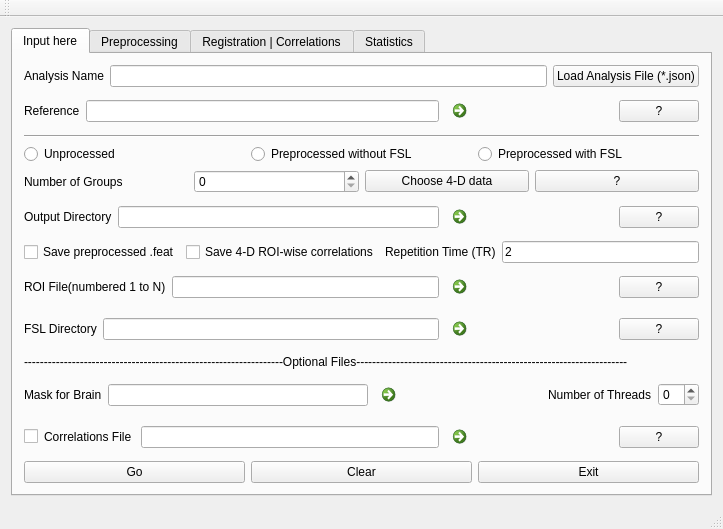
<?xml version="1.0" encoding="UTF-8"?>
<ui version="4.0">
 <class>MainWindow</class>
 <widget class="QMainWindow" name="MainWindow">
  <property name="geometry">
   <rect>
    <x>0</x>
    <y>0</y>
    <width>723</width>
    <height>529</height>
   </rect>
  </property>
  <property name="windowTitle">
   <string>MainWindow</string>
  </property>
  <widget class="QWidget" name="centralWidget">
   <layout class="QGridLayout" name="gridLayout">
    <item row="0" column="0">
     <widget class="QTabWidget" name="tabWidget">
      <property name="maximumSize">
       <size>
        <width>750</width>
        <height>16777215</height>
       </size>
      </property>
      <property name="currentIndex">
       <number>0</number>
      </property>
      <widget class="QWidget" name="tab">
       <attribute name="title">
        <string>Input here</string>
       </attribute>
       <layout class="QVBoxLayout" name="verticalLayout">
        <item>
         <layout class="QHBoxLayout" name="horizontalLayout_19">
          <item>
           <widget class="QLabel" name="label_7">
            <property name="text">
             <string>Analysis Name</string>
            </property>
           </widget>
          </item>
          <item>
           <widget class="QLineEdit" name="lineEdit_AnalysisName"/>
          </item>
          <item>
           <widget class="QPushButton" name="pushButton_ld_Analysis">
            <property name="text">
             <string>Load Analysis File (*.json)</string>
            </property>
           </widget>
          </item>
         </layout>
        </item>
        <item>
         <layout class="QHBoxLayout" name="horizontalLayout_8">
          <item>
           <widget class="QLabel" name="label_14">
            <property name="text">
             <string>Reference</string>
            </property>
           </widget>
          </item>
          <item>
           <widget class="QLineEdit" name="lineEdit_Reference"/>
          </item>
          <item>
           <widget class="QCommandLinkButton" name="commandLinkButton_Reference">
            <property name="maximumSize">
             <size>
              <width>168</width>
              <height>16777215</height>
             </size>
            </property>
            <property name="text">
             <string/>
            </property>
            <property name="iconSize">
             <size>
              <width>20</width>
              <height>20</height>
             </size>
            </property>
           </widget>
          </item>
          <item>
           <widget class="QPushButton" name="pushButton_7">
            <property name="text">
             <string>?</string>
            </property>
           </widget>
          </item>
         </layout>
        </item>
        <item>
         <widget class="Line" name="line">
          <property name="orientation">
           <enum>Qt::Horizontal</enum>
          </property>
         </widget>
        </item>
        <item>
         <layout class="QHBoxLayout" name="horizontalLayout_3">
          <item>
           <widget class="QRadioButton" name="radioButton_Unprocessed">
            <property name="text">
             <string>Unprocessed</string>
            </property>
           </widget>
          </item>
          <item>
           <widget class="QRadioButton" name="radioButton_PreprocwtFSL">
            <property name="text">
             <string>Preprocessed without FSL</string>
            </property>
           </widget>
          </item>
          <item>
           <widget class="QRadioButton" name="radioButton_PreprocwFSL">
            <property name="text">
             <string>Preprocessed with FSL</string>
            </property>
           </widget>
          </item>
         </layout>
        </item>
        <item>
         <layout class="QHBoxLayout" name="horizontalLayout_4">
          <item>
           <widget class="QLabel" name="label_10">
            <property name="text">
             <string>Number of Groups</string>
            </property>
           </widget>
          </item>
          <item>
           <widget class="QSpinBox" name="spinBox"/>
          </item>
          <item>
           <widget class="QPushButton" name="pushButton_chooseData">
            <property name="text">
             <string>Choose 4-D data</string>
            </property>
           </widget>
          </item>
          <item>
           <widget class="QPushButton" name="pushButton_15">
            <property name="text">
             <string>?</string>
            </property>
           </widget>
          </item>
         </layout>
        </item>
        <item>
         <layout class="QHBoxLayout" name="horizontalLayout_10">
          <item>
           <widget class="QLabel" name="label_12">
            <property name="text">
             <string>Output Directory</string>
            </property>
           </widget>
          </item>
          <item>
           <widget class="QLineEdit" name="lineEdit_OutDir"/>
          </item>
          <item>
           <widget class="QCommandLinkButton" name="commandLinkButton_OutDir">
            <property name="text">
             <string/>
            </property>
           </widget>
          </item>
          <item>
           <widget class="QPushButton" name="pushButton_16">
            <property name="text">
             <string>?</string>
            </property>
           </widget>
          </item>
         </layout>
        </item>
        <item>
         <layout class="QHBoxLayout" name="horizontalLayout_11">
          <item>
           <widget class="QCheckBox" name="checkBox_preprocFeat">
            <property name="text">
             <string>Save preprocessed .feat</string>
            </property>
           </widget>
          </item>
          <item>
           <widget class="QCheckBox" name="checkBox_ROICorrs">
            <property name="text">
             <string>Save 4-D ROI-wise correlations</string>
            </property>
           </widget>
          </item>
          <item>
           <widget class="QLabel" name="label_13">
            <property name="text">
             <string>Repetition Time (TR)</string>
            </property>
           </widget>
          </item>
          <item>
           <widget class="QLineEdit" name="lineEdit_TR">
            <property name="text">
             <string>2</string>
            </property>
           </widget>
          </item>
         </layout>
        </item>
        <item>
         <layout class="QHBoxLayout" name="horizontalLayout_7">
          <item>
           <widget class="QLabel" name="label_8">
            <property name="text">
             <string>ROI File(numbered 1 to N)</string>
            </property>
           </widget>
          </item>
          <item>
           <widget class="QLineEdit" name="lineEdit_ROIFile"/>
          </item>
          <item>
           <widget class="QCommandLinkButton" name="commandLinkButton_ROIFile">
            <property name="text">
             <string/>
            </property>
           </widget>
          </item>
          <item>
           <widget class="QPushButton" name="help_ROIFile">
            <property name="text">
             <string>?</string>
            </property>
           </widget>
          </item>
         </layout>
        </item>
        <item>
         <layout class="QHBoxLayout" name="horizontalLayout_15">
          <item>
           <widget class="QLabel" name="label_18">
            <property name="text">
             <string>FSL Directory</string>
            </property>
           </widget>
          </item>
          <item>
           <widget class="QLineEdit" name="lineEdit_FSLDIR"/>
          </item>
          <item>
           <widget class="QCommandLinkButton" name="commandLinkButton_FSLDIR">
            <property name="text">
             <string/>
            </property>
           </widget>
          </item>
          <item>
           <widget class="QPushButton" name="pushButton_14">
            <property name="text">
             <string>?</string>
            </property>
           </widget>
          </item>
         </layout>
        </item>
        <item>
         <widget class="QLabel" name="label_9">
          <property name="text">
           <string>-----------------------------------------------------------------Optional Files--------------------------------------------------------------------</string>
          </property>
         </widget>
        </item>
        <item>
         <layout class="QHBoxLayout" name="horizontalLayout_14">
          <item>
           <widget class="QLabel" name="label_17">
            <property name="text">
             <string>Mask for Brain</string>
            </property>
           </widget>
          </item>
          <item>
           <widget class="QLineEdit" name="lineEdit_Mask"/>
          </item>
          <item>
           <widget class="QCommandLinkButton" name="commandLinkButton_Mask">
            <property name="text">
             <string/>
            </property>
           </widget>
          </item>
          <item>
           <layout class="QHBoxLayout" name="horizontalLayout_18">
            <item>
             <widget class="QLabel" name="label_19">
              <property name="text">
               <string>Number of Threads</string>
              </property>
             </widget>
            </item>
            <item>
             <widget class="QSpinBox" name="spinBox_threads"/>
            </item>
           </layout>
          </item>
         </layout>
        </item>
        <item>
         <layout class="QHBoxLayout" name="horizontalLayout_9">
          <item>
           <widget class="QCheckBox" name="checkBox">
            <property name="text">
             <string/>
            </property>
           </widget>
          </item>
          <item>
           <widget class="QLabel" name="label_16">
            <property name="text">
             <string>Correlations File </string>
            </property>
           </widget>
          </item>
          <item>
           <widget class="QLineEdit" name="lineEdit_CorrFile"/>
          </item>
          <item>
           <widget class="QCommandLinkButton" name="commandLinkButton_CorrFile">
            <property name="text">
             <string/>
            </property>
           </widget>
          </item>
          <item>
           <widget class="QPushButton" name="pushButton_18">
            <property name="text">
             <string>?</string>
            </property>
           </widget>
          </item>
         </layout>
        </item>
        <item>
         <layout class="QHBoxLayout" name="horizontalLayout_5">
          <item>
           <widget class="QPushButton" name="pushButton_Go">
            <property name="text">
             <string>Go</string>
            </property>
           </widget>
          </item>
          <item>
           <widget class="QPushButton" name="pushButton_2">
            <property name="text">
             <string>Clear</string>
            </property>
           </widget>
          </item>
          <item>
           <widget class="QPushButton" name="pushButton_3">
            <property name="text">
             <string>Exit</string>
            </property>
           </widget>
          </item>
         </layout>
        </item>
       </layout>
      </widget>
      <widget class="QWidget" name="tab_2">
       <attribute name="title">
        <string>Preprocessing</string>
       </attribute>
       <layout class="QFormLayout" name="formLayout_2">
        <item row="0" column="0">
         <layout class="QHBoxLayout" name="horizontalLayout_13">
          <item>
           <widget class="QLabel" name="label_3">
            <property name="text">
             <string>Motion Correction</string>
            </property>
           </widget>
          </item>
          <item>
           <widget class="QComboBox" name="comboBox_MCorrect">
            <item>
             <property name="text">
              <string>None</string>
             </property>
            </item>
            <item>
             <property name="text">
              <string>MCFLIRT</string>
             </property>
            </item>
           </widget>
          </item>
         </layout>
        </item>
        <item row="1" column="0">
         <widget class="QCheckBox" name="checkBox_B0">
          <property name="text">
           <string>B0 unwarping</string>
          </property>
         </widget>
        </item>
        <item row="2" column="0">
         <layout class="QHBoxLayout" name="horizontalLayout_16">
          <item>
           <widget class="QLabel" name="label_4">
            <property name="text">
             <string>Slice Time Correction</string>
            </property>
           </widget>
          </item>
          <item>
           <widget class="QComboBox" name="comboBox_STimeCorrect">
            <item>
             <property name="text">
              <string>None</string>
             </property>
            </item>
            <item>
             <property name="text">
              <string>Regular up (0,1,2,.....n-1)</string>
             </property>
            </item>
            <item>
             <property name="text">
              <string>Regular down (n-1,n-2,.....,1,0)</string>
             </property>
            </item>
            <item>
             <property name="text">
              <string>Interleaved (0,2,4,....,1,3,5,.....)</string>
             </property>
            </item>
            <item>
             <property name="text">
              <string>Use Slice Order File</string>
             </property>
            </item>
            <item>
             <property name="text">
              <string>Use Slice Timings File</string>
             </property>
            </item>
           </widget>
          </item>
         </layout>
        </item>
        <item row="3" column="1">
         <layout class="QFormLayout" name="formLayout">
          <item row="2" column="1">
           <widget class="QLineEdit" name="lineEdit_highpass">
            <property name="text">
             <string>1</string>
            </property>
           </widget>
          </item>
          <item row="1" column="1">
           <widget class="QCheckBox" name="checkBox_HighPass">
            <property name="text">
             <string>High Pass (in s)</string>
            </property>
           </widget>
          </item>
          <item row="0" column="1">
           <widget class="QLabel" name="label_6">
            <property name="text">
             <string>Temporal Filtering</string>
            </property>
           </widget>
          </item>
          <item row="6" column="1">
           <widget class="QLineEdit" name="lineEdit_lowpass">
            <property name="text">
             <string>1</string>
            </property>
           </widget>
          </item>
          <item row="5" column="1">
           <widget class="QCheckBox" name="checkBox_LowPass">
            <property name="text">
             <string>Low Pass (in s)</string>
            </property>
           </widget>
          </item>
         </layout>
        </item>
        <item row="4" column="0">
         <layout class="QVBoxLayout" name="verticalLayout_2">
          <item>
           <widget class="QCheckBox" name="checkBox_BET">
            <property name="text">
             <string>BET Brain Extraction</string>
            </property>
           </widget>
          </item>
          <item>
           <layout class="QHBoxLayout" name="horizontalLayout_6">
            <item>
             <widget class="QLabel" name="label_BET_Correct">
              <property name="text">
               <string>BET Correction Value</string>
              </property>
             </widget>
            </item>
            <item>
             <widget class="QLineEdit" name="lineEdit_BET_correct_value">
              <property name="text">
               <string>0.3</string>
              </property>
             </widget>
            </item>
            <item>
             <widget class="QCheckBox" name="checkBox_RobustBET">
              <property name="text">
               <string>RobustBET</string>
              </property>
             </widget>
            </item>
           </layout>
          </item>
         </layout>
        </item>
        <item row="5" column="0">
         <layout class="QHBoxLayout" name="horizontalLayout_17">
          <item>
           <widget class="QLabel" name="label_5">
            <property name="text">
             <string>Spatial Sothing FWHM(mm)</string>
            </property>
           </widget>
          </item>
          <item>
           <widget class="QDoubleSpinBox" name="doubleSpinBox_FWHM"/>
          </item>
         </layout>
        </item>
        <item row="6" column="0">
         <widget class="QCheckBox" name="checkBox_IntensityNorm">
          <property name="text">
           <string>Intensity Normalization</string>
          </property>
         </widget>
        </item>
        <item row="7" column="0">
         <widget class="QCheckBox" name="checkBox_MelodicICA">
          <property name="text">
           <string>Melodic ICA data exploration</string>
          </property>
         </widget>
        </item>
        <item row="8" column="0">
         <widget class="QCheckBox" name="checkBox_GSR">
          <property name="text">
           <string>Apply Global Signal Regression (GSR)</string>
          </property>
         </widget>
        </item>
       </layout>
      </widget>
      <widget class="QWidget" name="tab_4">
       <attribute name="title">
        <string>Registration | Correlations</string>
       </attribute>
       <widget class="QWidget" name="layoutWidget_2">
        <property name="geometry">
         <rect>
          <x>34</x>
          <y>71</y>
          <width>591</width>
          <height>51</height>
         </rect>
        </property>
        <layout class="QHBoxLayout" name="horizontalLayout_2">
         <item>
          <widget class="QLabel" name="label_2">
           <property name="text">
            <string>Registration</string>
           </property>
          </widget>
         </item>
         <item>
          <widget class="QRadioButton" name="radioButton_reg_y">
           <property name="text">
            <string>Yes</string>
           </property>
          </widget>
         </item>
         <item>
          <widget class="QRadioButton" name="radioButton_reg_n">
           <property name="text">
            <string>No</string>
           </property>
          </widget>
         </item>
        </layout>
       </widget>
       <widget class="QWidget" name="layoutWidget">
        <property name="geometry">
         <rect>
          <x>30</x>
          <y>210</y>
          <width>466</width>
          <height>22</height>
         </rect>
        </property>
        <layout class="QHBoxLayout" name="horizontalLayout_25">
         <item>
          <widget class="QRadioButton" name="radioButton_Ank_Corr">
           <property name="text">
            <string>Use Ankita's Correlation Function</string>
           </property>
          </widget>
         </item>
         <item>
          <widget class="QRadioButton" name="radioButton_Dep_Cor">
           <property name="text">
            <string>Use Deepak's Correlation Function</string>
           </property>
          </widget>
         </item>
        </layout>
       </widget>
       <widget class="QCheckBox" name="checkBox_GSR_2">
        <property name="geometry">
         <rect>
          <x>30</x>
          <y>130</y>
          <width>251</width>
          <height>20</height>
         </rect>
        </property>
        <property name="text">
         <string>Apply Global Signal Regression (GSR)</string>
        </property>
       </widget>
       <widget class="QCheckBox" name="checkBox_doStats">
        <property name="geometry">
         <rect>
          <x>30</x>
          <y>250</y>
          <width>111</width>
          <height>20</height>
         </rect>
        </property>
        <property name="text">
         <string>Do Statistics</string>
        </property>
       </widget>
      </widget>
      <widget class="QWidget" name="tab_3">
       <attribute name="title">
        <string>Statistics</string>
       </attribute>
       <widget class="QLabel" name="label_15">
        <property name="geometry">
         <rect>
          <x>10</x>
          <y>230</y>
          <width>645</width>
          <height>16</height>
         </rect>
        </property>
        <property name="text">
         <string>--------------------------------------------------------------------Optional Files--------------------------------------------------------------</string>
        </property>
       </widget>
       <widget class="QWidget" name="layoutWidget">
        <property name="geometry">
         <rect>
          <x>9</x>
          <y>274</y>
          <width>581</width>
          <height>70</height>
         </rect>
        </property>
        <layout class="QVBoxLayout" name="verticalLayout_4">
         <item>
          <layout class="QHBoxLayout" name="horizontalLayout_12">
           <item>
            <widget class="QPushButton" name="pushButton_Go3">
             <property name="text">
              <string>Go</string>
             </property>
            </widget>
           </item>
           <item>
            <widget class="QPushButton" name="pushButton_10">
             <property name="text">
              <string>Clear</string>
             </property>
            </widget>
           </item>
           <item>
            <widget class="QPushButton" name="pushButton_12">
             <property name="text">
              <string>Exit</string>
             </property>
            </widget>
           </item>
           <item>
            <widget class="QPushButton" name="pushButton_13">
             <property name="text">
              <string>?</string>
             </property>
            </widget>
           </item>
          </layout>
         </item>
        </layout>
       </widget>
       <widget class="QWidget" name="layoutWidget">
        <property name="geometry">
         <rect>
          <x>10</x>
          <y>140</y>
          <width>386</width>
          <height>22</height>
         </rect>
        </property>
        <layout class="QHBoxLayout" name="horizontalLayout_20">
         <item>
          <widget class="QLabel" name="label_11">
           <property name="text">
            <string>Normalization Method</string>
           </property>
          </widget>
         </item>
         <item>
          <widget class="QRadioButton" name="radioButton_MaxMinFischer">
           <property name="text">
            <string>Max-Min Fischer</string>
           </property>
          </widget>
         </item>
         <item>
          <widget class="QRadioButton" name="radioButton_NormFischer">
           <property name="text">
            <string>Normal Fischer</string>
           </property>
          </widget>
         </item>
        </layout>
       </widget>
       <widget class="QWidget" name="layoutWidget">
        <property name="geometry">
         <rect>
          <x>10</x>
          <y>10</y>
          <width>283</width>
          <height>24</height>
         </rect>
        </property>
        <layout class="QHBoxLayout" name="horizontalLayout_21">
         <item>
          <widget class="QLabel" name="label">
           <property name="text">
            <string>Statistical test Types</string>
           </property>
          </widget>
         </item>
         <item>
          <widget class="QComboBox" name="comboBox">
           <item>
            <property name="text">
             <string>T-test</string>
            </property>
           </item>
           <item>
            <property name="text">
             <string>Paired T-test</string>
            </property>
           </item>
           <item>
            <property name="text">
             <string>Non-Parametric test</string>
            </property>
           </item>
          </widget>
         </item>
        </layout>
       </widget>
       <widget class="QWidget" name="layoutWidget">
        <property name="geometry">
         <rect>
          <x>12</x>
          <y>49</y>
          <width>371</width>
          <height>22</height>
         </rect>
        </property>
        <layout class="QHBoxLayout" name="horizontalLayout">
         <item>
          <widget class="QRadioButton" name="radioButton_wt_Groups">
           <property name="text">
            <string>Within Groups</string>
           </property>
          </widget>
         </item>
         <item>
          <widget class="QRadioButton" name="radioButton_bw_Groups">
           <property name="text">
            <string>Between Groups</string>
           </property>
          </widget>
         </item>
        </layout>
       </widget>
       <widget class="QWidget" name="layoutWidget">
        <property name="geometry">
         <rect>
          <x>410</x>
          <y>40</y>
          <width>227</width>
          <height>38</height>
         </rect>
        </property>
        <layout class="QHBoxLayout" name="horizontalLayout_22">
         <item>
          <widget class="QCheckBox" name="checkBox_AllCombs">
           <property name="text">
            <string>All</string>
           </property>
          </widget>
         </item>
         <item>
          <widget class="QCommandLinkButton" name="chooseCombsButton">
           <property name="text">
            <string>Choose Combinations</string>
           </property>
          </widget>
         </item>
        </layout>
       </widget>
       <widget class="QWidget" name="layoutWidget">
        <property name="geometry">
         <rect>
          <x>10</x>
          <y>90</y>
          <width>371</width>
          <height>22</height>
         </rect>
        </property>
        <layout class="QHBoxLayout" name="horizontalLayout_23">
         <item>
          <widget class="QLabel" name="label_Hypothesis">
           <property name="text">
            <string>Hypothesis</string>
           </property>
          </widget>
         </item>
         <item>
          <widget class="QRadioButton" name="radioButton_G1_gr_G2">
           <property name="text">
            <string>G1&gt;=G2</string>
           </property>
          </widget>
         </item>
         <item>
          <widget class="QRadioButton" name="radioButton_G2_gr_G1">
           <property name="text">
            <string>G2&gt;G1</string>
           </property>
          </widget>
         </item>
        </layout>
       </widget>
       <widget class="QWidget" name="layoutWidget">
        <property name="geometry">
         <rect>
          <x>10</x>
          <y>180</y>
          <width>406</width>
          <height>22</height>
         </rect>
        </property>
        <layout class="QHBoxLayout" name="horizontalLayout_24">
         <item>
          <widget class="QRadioButton" name="radioButton_JointFDR">
           <property name="text">
            <string>Joint FDR Correction</string>
           </property>
          </widget>
         </item>
         <item>
          <widget class="QRadioButton" name="radioButton_SepFDRcorrect">
           <property name="text">
            <string>Separate FDR correction for each ROI</string>
           </property>
          </widget>
         </item>
        </layout>
       </widget>
       <zorder>layoutWidget</zorder>
       <zorder>layoutWidget</zorder>
       <zorder>layoutWidget</zorder>
       <zorder>layoutWidget</zorder>
       <zorder>layoutWidget</zorder>
       <zorder>layoutWidget</zorder>
       <zorder>layoutWidget</zorder>
       <zorder>label_15</zorder>
      </widget>
     </widget>
    </item>
   </layout>
  </widget>
  <widget class="QToolBar" name="mainToolBar">
   <attribute name="toolBarArea">
    <enum>TopToolBarArea</enum>
   </attribute>
   <attribute name="toolBarBreak">
    <bool>false</bool>
   </attribute>
  </widget>
  <widget class="QStatusBar" name="statusBar"/>
 </widget>
 <layoutdefault spacing="6" margin="11"/>
 <resources/>
 <connections/>
</ui>
